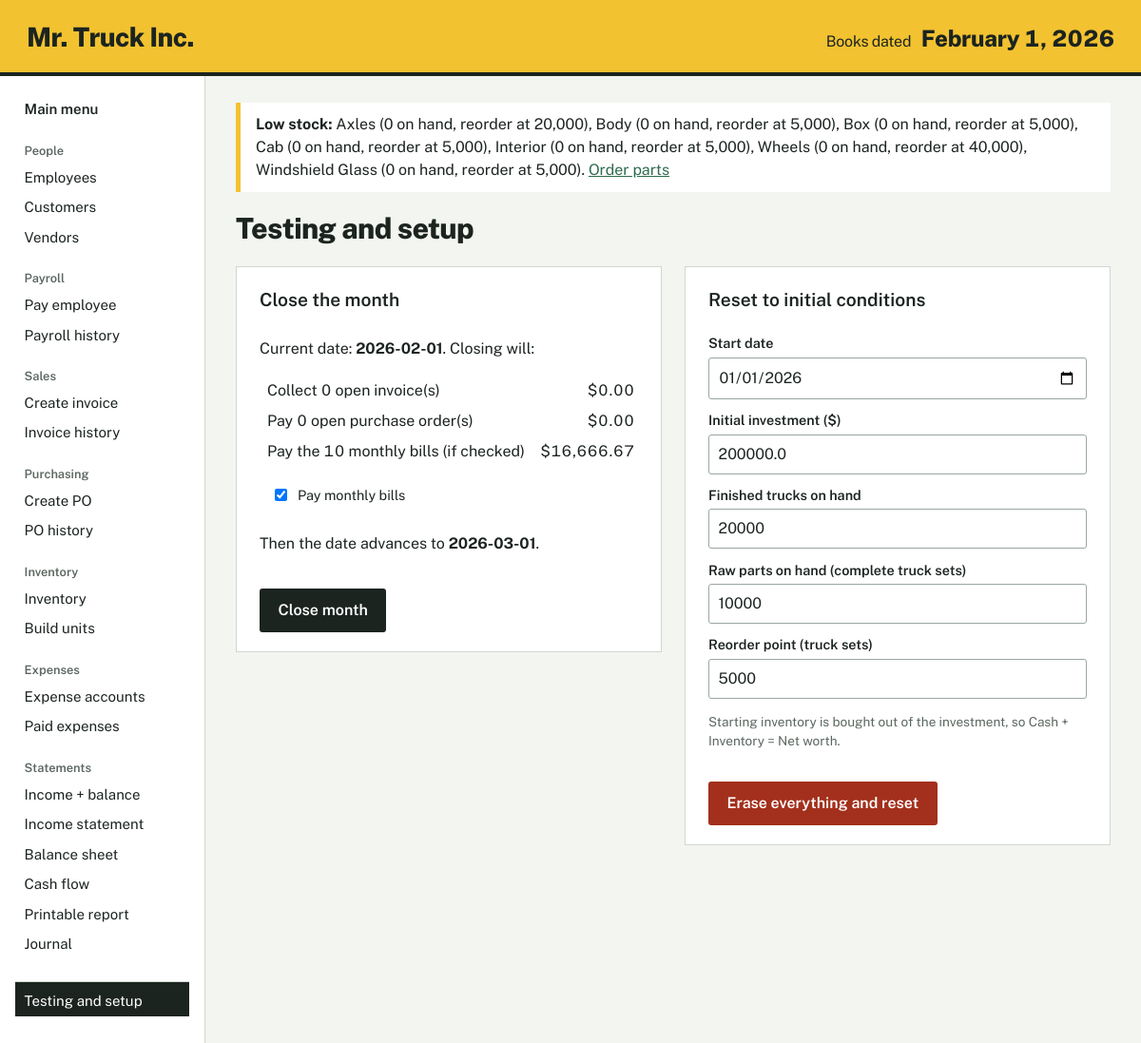
The page /testing on the database its author committed.
### tables this page shows
CREATE TABLE settings (key TEXT PRIMARY KEY, value TEXT NOT NULL);

CREATE TABLE parts (
    id INTEGER PRIMARY KEY, name TEXT NOT NULL UNIQUE,
    vendor_id INTEGER NOT NULL REFERENCES vendors(id),
    unit_cost REAL NOT NULL,
    qty_per_unit INTEGER NOT NULL DEFAULT 0,      -- bill of materials
    qty_on_hand INTEGER NOT NULL DEFAULT 0,
    value REAL NOT NULL DEFAULT 0,                -- total cost of parts on hand
    reorder_point INTEGER NOT NULL DEFAULT 0);

### app.py (the view)
@app.route("/testing")
def testing():
    return render_template("testing.html", title="Testing and setup",
                           preview=acct.month_end_preview(get_db()), defaults=dbm.DEFAULTS)

### accounting.py (called while the page is built)
def get_setting(conn, key, default=None):
    row = conn.execute("SELECT value FROM settings WHERE key = ?", (key,)).fetchone()
    return row["value"] if row else default

def today(conn):
    return get_setting(conn, "current_date")

def add_month(iso_day):
    d = date.fromisoformat(iso_day)
    year = d.year + d.month // 12
    month = d.month % 12 + 1
    day = min(d.day, calendar.monthrange(year, month)[1])
    return date(year, month, day).isoformat()

def low_stock(conn):
    return conn.execute(
        "SELECT name, qty_on_hand, reorder_point FROM parts "
        "WHERE reorder_point > 0 AND qty_on_hand <= reorder_point ORDER BY name"
    ).fetchall()

def month_end_preview(conn):
    ar = conn.execute("SELECT COALESCE(SUM(total), 0) t, COUNT(*) n FROM invoices WHERE status = 'open'").fetchone()
    ap = conn.execute("SELECT COALESCE(SUM(total), 0) t, COUNT(*) n FROM purchase_orders WHERE status = 'open'").fetchone()
    bills = conn.execute("SELECT COALESCE(SUM(monthly_amount), 0) t FROM expense_accounts").fetchone()
    return {"ar": ar["t"], "ar_n": ar["n"], "ap": ap["t"], "ap_n": ap["n"], "bills": bills["t"],
            "next_date": add_month(today(conn))}

### app.py (called while the page is built)
def get_db():
    if "db" not in g:
        g.db = dbm.connect()
        dbm.ensure_initialized(g.db)
    return g.db

@app.template_filter("money")
def money(v):
    v = float(v or 0)
    s = f"${abs(v):,.2f}"
    return f"−{s}" if v < 0 else s

@app.template_filter("longdate")
def longdate(iso):
    d = date.fromisoformat(iso)
    return f"{d:%B} {d.day}, {d.year}"

@app.context_processor
def inject_globals():
    conn = get_db()
    return {
        "book_date": acct.today(conn),
        "low_stock": acct.low_stock(conn),
        "fmt": fmt,
    }

### db.py (called while the page is built)
def connect(path=None):
    conn = sqlite3.connect(path or DB_PATH)
    conn.row_factory = sqlite3.Row
    conn.execute("PRAGMA foreign_keys = ON")
    return conn

def is_initialized(conn):
    row = conn.execute("SELECT name FROM sqlite_master WHERE type='table' AND name='settings'").fetchone()
    return row is not None

def ensure_initialized(conn):
    if not is_initialized(conn):
        reset(conn)

### templates/testing.html
{% extends "base.html" %}
{% block content %}
<h1>Testing and setup</h1>
<div class="two">
<form method="post" action="{{ url_for('close_month') }}" class="form">
  <h2>Close the month</h2>
  <p>Current date: <b>{{ book_date }}</b>. Closing will:</p>
  <table class="compact"><tbody>
    <tr><td>Collect {{ preview.ar_n }} open invoice(s)</td><td class="num">{{ preview.ar|money }}</td></tr>
    <tr><td>Pay {{ preview.ap_n }} open purchase order(s)</td><td class="num">{{ preview.ap|money }}</td></tr>
    <tr><td>Pay the 10 monthly bills (if checked)</td><td class="num">{{ preview.bills|money }}</td></tr>
  </tbody></table>
  <label class="check"><input type="checkbox" name="pay_bills" checked> Pay monthly bills</label>
  <p>Then the date advances to <b>{{ preview.next_date }}</b>.</p>
  <button type="submit">Close month</button>
</form>
<form method="post" action="{{ url_for('reset') }}" class="form" onsubmit="return confirm('Erase all transactions and start over?');">
  <h2>Reset to initial conditions</h2>
  <label for="start_date">Start date</label>
  <input id="start_date" name="start_date" type="date" value="{{ defaults.start_date }}" required>
  <label for="investment">Initial investment ($)</label>
  <input id="investment" name="investment" type="number" step="0.01" value="{{ defaults.investment }}" required>
  <label for="finished_units">Finished trucks on hand</label>
  <input id="finished_units" name="finished_units" type="number" min="0" value="{{ defaults.finished_units }}" required>
  <label for="part_sets">Raw parts on hand (complete truck sets)</label>
  <input id="part_sets" name="part_sets" type="number" min="0" value="{{ defaults.part_sets }}" required>
  <label for="reorder_sets">Reorder point (truck sets)</label>
  <input id="reorder_sets" name="reorder_sets" type="number" min="0" value="{{ defaults.reorder_sets }}" required>
  <p class="fine">Starting inventory is bought out of the investment, so Cash + Inventory = Net worth.</p>
  <button class="danger" type="submit">Erase everything and reset</button>
</form>
</div>
{% endblock %}

### templates/base.html (shortened to what this page needs)
<!doctype html>
<html lang="en">
<head>
  <link rel="stylesheet" href="{{ url_for('static', filename='style.css') }}">
</head>
<body>
  <header class="band">
    <a class="brand" href="{{ url_for('index') }}">Mr. Truck Inc.</a>
    <p class="book-date"><span>Books dated</span> {{ book_date|longdate }}</p>
  </header>
  <div class="shell">
    <nav class="side" aria-label="Main">
      <a class="nav-home {{ 'on' if request.endpoint == 'index' }}" href="{{ url_for('index') }}">Main menu</a>
      {% for heading, links in groups %}
        <p class="nav-h">{{ heading }}</p>
        {% for ep, label in links %}
          <a class="{{ 'on' if request.endpoint == ep }}" href="{{ url_for(ep) }}">{{ label }}</a>
        {% endfor %}
      {% endfor %}
      <a class="nav-test {{ 'on' if request.endpoint == 'testing' }}" href="{{ url_for('testing') }}">Testing and setup</a>
    </nav>
    <main>
      {% if low_stock %}
        <div class="notice warn" role="status">
          <strong>Low stock:</strong>
          {% for p in low_stock %}{{ p.name }} ({{ "{:,}".format(p.qty_on_hand) }} on hand, reorder at {{ "{:,}".format(p.reorder_point) }}){{ ", " if not loop.last }}{% endfor %}.
          <a href="{{ url_for('create_po') }}">Order parts</a>
        </div>
      {% endif %}
      {% block content %}{% endblock %}
    </main>
  </div>
</body>
</html>

### static/style.css (style rules this page uses)
:root { --paper: #F3F5F0; --sheet: #FFFFFF; --ink: #1C2420; --muted: #5B6760; --rule: #CFD8D1; --ledger: #2F6B4E; --ledger-soft: #EAF2EC; --truck: #F2C230; --alert: #A3301C; --alert-soft: #FBEAE6; --font: "Public Sans", "Segoe UI", system-ui, -apple-system, sans-serif; }
* { box-sizing: border-box; }
html { font-size: 16px; }
body { margin: 0; background: var(--paper); color: var(--ink); font-family: var(--font); line-height: 1.5; }
a { color: var(--ledger); }
.band { display: flex; align-items: baseline; justify-content: space-between; flex-wrap: wrap; gap: .5rem 2rem; background: var(--truck); color: var(--ink); padding: 1.1rem 1.75rem 1rem; border-bottom: 4px solid var(--ink); }
.brand { font-weight: 800; font-size: 1.75rem; letter-spacing: -.02em; color: var(--ink); text-decoration: none; }
.book-date { margin: 0; font-size: 1.5rem; font-weight: 800; letter-spacing: -.01em; font-variant-numeric: tabular-nums; }
.book-date span { font-weight: 400; font-size: 1rem; margin-right: .35rem; }
.shell { display: grid; grid-template-columns: 13.5rem 1fr; min-height: calc(100vh - 5rem); }
.side { border-right: 1px solid var(--rule); padding: 1.25rem 1rem 2rem; background: var(--sheet); }
.side a { display: block; padding: .28rem .6rem; border-radius: 4px; text-decoration: none; color: var(--ink); font-size: .94rem; }
.side a.on { background: var(--ink); color: #fff; }
.nav-h { margin: 1.1rem 0 .2rem .6rem; font-size: .8rem; font-weight: 600; color: var(--muted); }
.nav-home { font-weight: 600; }
.nav-test { margin-top: 1.4rem; border-top: 1px solid var(--rule); padding-top: .6rem !important; border-radius: 0 !important; }
main { padding: 1.75rem 2rem 3rem; max-width: 72rem; min-width: 0; }
h1 { font-size: 1.9rem; font-weight: 800; letter-spacing: -.02em; margin: 0 0 1rem; }
h2 { font-size: 1.2rem; font-weight: 600; margin: 1.75rem 0 .6rem; }
.fine { font-size: .85rem; color: var(--muted); max-width: 44rem; }
.notice { padding: .7rem 1rem; margin-bottom: 1rem; border-left: 5px solid var(--ledger); background: var(--sheet); }
.notice.warn { border-color: var(--truck); }
table { border-collapse: collapse; width: 100%; font-variant-numeric: tabular-nums; }
th, td { padding: .5rem .75rem; text-align: left; white-space: nowrap; }
tbody tr:nth-child(even) { background: var(--ledger-soft); }
.num { text-align: right; }
table.compact td { padding: .25rem .5rem; }
table.compact tbody tr:nth-child(even) { background: none; }
.form { background: var(--sheet); border: 1px solid var(--rule); padding: 1.25rem 1.5rem; max-width: 34rem; display: flex; flex-direction: column; }
.form h2 { margin-top: 0; }
.form label { font-weight: 600; font-size: .9rem; margin: .7rem 0 .25rem; }
.form label.check { font-weight: 400; display: flex; gap: .5rem; align-items: center; }
input, select { font: inherit; padding: .5rem .6rem; border: 1px solid #9AA79F; border-radius: 3px; background: #fff; color: var(--ink); }
button, .button { font: inherit; font-weight: 600; cursor: pointer; border: 2px solid var(--ink); background: var(--ink); color: #fff; padding: .55rem 1.1rem; border-radius: 3px; text-decoration: none; display: inline-block; }
.form button { margin-top: 1.2rem; align-self: flex-start; }
.danger { background: var(--alert); border-color: var(--alert); }
.two { display: grid; grid-template-columns: repeat(auto-fit, minmax(20rem, 1fr)); gap: 1.5rem; align-items: start; }
.check { margin: 1rem 0 0; padding: .5rem .75rem; font-weight: 600; }

### rows shown on the page
settings: value "February 1, 2026", value "2026-02-01"
parts: name "Axles", qty_on_hand "0", reorder_point "20,000", last ","
parts: name "Body", qty_on_hand "0", reorder_point "5,000", last ","
parts: name "Box", qty_on_hand "0", reorder_point "5,000", last ","
parts: name "Cab", qty_on_hand "0", reorder_point "5,000", last ","
parts: name "Interior", qty_on_hand "0", reorder_point "5,000", last ","
parts: name "Wheels", qty_on_hand "0", reorder_point "40,000", last ","
parts: name "Windshield Glass", qty_on_hand "0", reorder_point "5,000"

### other values the page prints
{{ heading }} "People" "Payroll" "Sales" "Purchasing" "Inventory" "Expenses" "Statements"
{{ label }} "Employees" "Customers" "Vendors" "Pay employee" "Payroll history" "Create invoice" "Invoice history" "Create PO" "PO history" "Inventory" "Build units" "Expense accounts" "Paid expenses" "Income + balance" "Income statement" "Balance sheet" "Cash flow" "Printable report" "Journal"
{{ preview.ar_n }} "0"
{{ preview.ar|money }} "$0.00"
{{ preview.ap_n }} "0"
{{ preview.ap|money }} "$0.00"
{{ preview.bills|money }} "$16,666.67"
{{ preview.next_date }} "2026-03-01"
